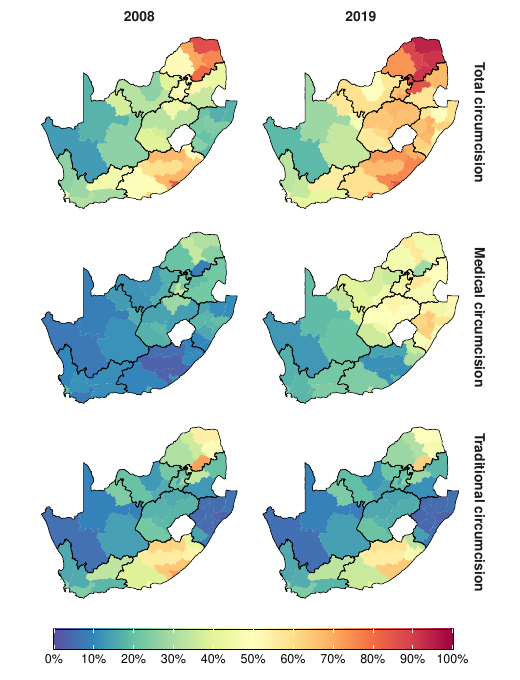

R code for this plot:
#####################
### Preliminaries ###
#####################
# Clearing Workspace
rm(list = ls())

# Set working directory
setwd('~/Dropbox/Github/zaf-circumcision-rates/Documents/nature-comms-rev2/Figures/paper')

# Loading source code 
source('../src/0_Source.R')

# Colours for the plot 
colourPalette <- rev(colorRampPalette(c('#9e0142','#d53e4f','#f46d43','#fdae61','#fee08b','#ffffbf','#e6f598','#abdda4','#66c2a5','#3288bd','#5e4fa2'))(100))

################################################
### Preparing location/shapefile information ###
################################################
# Loading shapefiles 
area_hierarchy <- read.csv("../src/zaf_area_hierarchy.csv")
area_boundaries <- read_sf("../src/zaf_area_boundaries.geojson")

# Adding a unique identifier within Admin code and merging to boundaries
area_hierarchy <- area_hierarchy %>% 
  group_by(area_level) %>% 
  dplyr::mutate(space = seq(dplyr::n())) %>%
  ungroup()

# Adding a unique identifier within Admin code and merging to boundaries
area_boundaries <- area_hierarchy %>% 
  group_by(area_level) %>% 
  dplyr::mutate(space = 1:dplyr::n()) %>% 
  left_join(x =  area_boundaries,
            by = 'area_id') %>%
  ungroup()

######################################
### Preparing resutls for plotting ###
######################################
# Reading in results by age 
results_agegroup1 <- read_csv('../src/Results_AgeGroup_Probability.csv')
results_agegroup2 <- read_csv('../src/Results_AgeGroup_Incidence.csv')
results_agegroup3 <- read_csv('../src/Results_AgeGroup_Prevalence.csv')
results_agegroup <- rbind(results_agegroup1, results_agegroup2, results_agegroup3)
rm(results_agegroup1, results_agegroup2, results_agegroup3)

# Merging to shapefiles 
results_agegroup_shp <- results_agegroup %>%
  left_join(x = area_boundaries)

# Removing unecessary datasets
rm(tmp)

#########################
### Map of prevalence ###
#########################
# Subsetting results
tmp <- subset(results_agegroup_shp, year %in% c(2008, 2019) &
                age_group == '15-49' &
                area_level == 2 &
                model == 'With program data' &
                type %in% c('Circumcision coverage (MC)',
                            'Circumcision coverage (MMC)', 
                            'Circumcision coverage (TMC)'))

# Altering labels for the plot
tmp$type[which(tmp$type == 'Circumcision coverage (MC)')] <- 'Total circumcision'
tmp$type[which(tmp$type == 'Circumcision coverage (MMC)')] <- 'Medical circumcision'
tmp$type[which(tmp$type == 'Circumcision coverage (TMC)')] <- 'Traditional circumcision'

# Ordering for the pltos 
tmp$type <-factor(tmp$type, levels = c('Total circumcision', 'Medical circumcision', 'Traditional circumcision'))

# Plotting
fig5 <- ggplot(tmp) +
  geom_sf(aes(fill = mean),
          linewidth = 0.2,
          colour = NA) +
  geom_sf(data = subset(area_boundaries, area_level == 1),
          colour = 'black',
          size = 0.2,
          fill = NA) +
  labs(fill = '') +
  scale_fill_gradientn(colours = colourPalette, #rev(MetBrewer::met.brewer("Homer1", 100)),
                       breaks = seq(0, 1, by = 0.1),
                       limits = c(0,1),
                       label = scales::label_percent(accuracy = 1),
                       guide = guide_colorbar(label = TRUE,
                                              draw.ulim = TRUE,
                                              draw.llim = TRUE,
                                              frame.colour = "black",
                                              ticks = TRUE,
                                              barheight = 1,
                                              barwidth = 20)) +
  facet_grid(type ~ year) +
  theme_minimal(9) +
  theme(axis.text = element_blank(),
        axis.ticks = element_blank(),
        strip.text = element_text(size = rel(1.1), face = "bold"),
        legend.text = element_text(size = rel(1.0)),        
        panel.grid = element_blank(),
        legend.position = 'bottom')

# Saving plot
ggsave("Figure5.pdf", fig5, width = 5.2, height = 6.8, units = "in")
ggsave("Figure5.png", fig5, width = 5.2, height = 6.8, units = "in")
ggsave("Figure5.eps", fig5, width = 5.2, height = 6.8, units = "in", device = cairo_ps)
